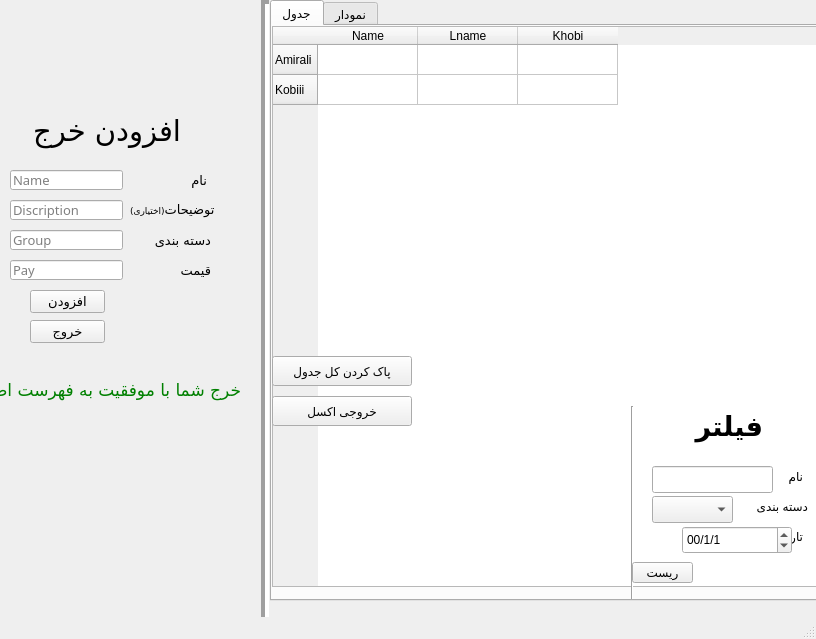
<?xml version="1.0" encoding="UTF-8"?>
<ui version="4.0">
 <class>MainWindow</class>
 <widget class="QMainWindow" name="MainWindow">
  <property name="geometry">
   <rect>
    <x>0</x>
    <y>0</y>
    <width>816</width>
    <height>639</height>
   </rect>
  </property>
  <property name="minimumSize">
   <size>
    <width>816</width>
    <height>639</height>
   </size>
  </property>
  <property name="maximumSize">
   <size>
    <width>816</width>
    <height>639</height>
   </size>
  </property>
  <property name="cursor">
   <cursorShape>PointingHandCursor</cursorShape>
  </property>
  <property name="windowTitle">
   <string>برنامه مدیریت مخارج</string>
  </property>
  <widget class="QWidget" name="centralwidget">
   <widget class="QPushButton" name="add_btn">
    <property name="geometry">
     <rect>
      <x>30</x>
      <y>290</y>
      <width>75</width>
      <height>23</height>
     </rect>
    </property>
    <property name="font">
     <font>
      <family>A Iranian Sans</family>
      <pointsize>10</pointsize>
     </font>
    </property>
    <property name="cursor">
     <cursorShape>PointingHandCursor</cursorShape>
    </property>
    <property name="text">
     <string>افزودن</string>
    </property>
   </widget>
   <widget class="QLineEdit" name="discription_input">
    <property name="geometry">
     <rect>
      <x>10</x>
      <y>200</y>
      <width>113</width>
      <height>20</height>
     </rect>
    </property>
    <property name="font">
     <font>
      <family>A Iranian Sans</family>
      <pointsize>10</pointsize>
     </font>
    </property>
    <property name="placeholderText">
     <string>Discription </string>
    </property>
   </widget>
   <widget class="QLineEdit" name="name_input">
    <property name="geometry">
     <rect>
      <x>10</x>
      <y>170</y>
      <width>113</width>
      <height>20</height>
     </rect>
    </property>
    <property name="font">
     <font>
      <family>A Iranian Sans</family>
      <pointsize>10</pointsize>
     </font>
    </property>
    <property name="placeholderText">
     <string>Name </string>
    </property>
   </widget>
   <widget class="Line" name="line">
    <property name="geometry">
     <rect>
      <x>250</x>
      <y>0</y>
      <width>31</width>
      <height>641</height>
     </rect>
    </property>
    <property name="lineWidth">
     <number>4</number>
    </property>
    <property name="orientation">
     <enum>Qt::Vertical</enum>
    </property>
   </widget>
   <widget class="QLineEdit" name="group_input">
    <property name="geometry">
     <rect>
      <x>10</x>
      <y>230</y>
      <width>113</width>
      <height>20</height>
     </rect>
    </property>
    <property name="font">
     <font>
      <family>A Iranian Sans</family>
      <pointsize>10</pointsize>
     </font>
    </property>
    <property name="placeholderText">
     <string>Group</string>
    </property>
   </widget>
   <widget class="QLineEdit" name="pay_input">
    <property name="geometry">
     <rect>
      <x>10</x>
      <y>260</y>
      <width>113</width>
      <height>20</height>
     </rect>
    </property>
    <property name="font">
     <font>
      <family>A Iranian Sans</family>
      <pointsize>10</pointsize>
     </font>
    </property>
    <property name="placeholderText">
     <string>Pay</string>
    </property>
   </widget>
   <widget class="QLabel" name="label">
    <property name="geometry">
     <rect>
      <x>186</x>
      <y>170</y>
      <width>21</width>
      <height>20</height>
     </rect>
    </property>
    <property name="font">
     <font>
      <family>A Iranian Sans</family>
      <pointsize>10</pointsize>
     </font>
    </property>
    <property name="text">
     <string>نام </string>
    </property>
   </widget>
   <widget class="QLabel" name="label_2">
    <property name="geometry">
     <rect>
      <x>130</x>
      <y>200</y>
      <width>100</width>
      <height>20</height>
     </rect>
    </property>
    <property name="font">
     <font>
      <family>A Iranian Sans</family>
      <pointsize>10</pointsize>
     </font>
    </property>
    <property name="text">
     <string>&lt;html&gt;&lt;head/&gt;&lt;body&gt;&lt;p&gt;توضیحات&lt;span style=&quot; font-size:7pt;&quot;&gt;(اختیاری) &lt;/span&gt;&lt;/p&gt;&lt;/body&gt;&lt;/html&gt;</string>
    </property>
   </widget>
   <widget class="QLabel" name="label_3">
    <property name="geometry">
     <rect>
      <x>140</x>
      <y>230</y>
      <width>71</width>
      <height>20</height>
     </rect>
    </property>
    <property name="font">
     <font>
      <family>A Iranian Sans</family>
      <pointsize>10</pointsize>
     </font>
    </property>
    <property name="text">
     <string>دسته بندی</string>
    </property>
   </widget>
   <widget class="QLabel" name="label_4">
    <property name="geometry">
     <rect>
      <x>170</x>
      <y>260</y>
      <width>41</width>
      <height>20</height>
     </rect>
    </property>
    <property name="font">
     <font>
      <family>A Iranian Sans</family>
      <pointsize>10</pointsize>
     </font>
    </property>
    <property name="text">
     <string>قیمت </string>
    </property>
   </widget>
   <widget class="QPushButton" name="exit_btn">
    <property name="geometry">
     <rect>
      <x>30</x>
      <y>320</y>
      <width>75</width>
      <height>23</height>
     </rect>
    </property>
    <property name="font">
     <font>
      <family>A Iranian Sans</family>
      <pointsize>10</pointsize>
     </font>
    </property>
    <property name="cursor">
     <cursorShape>PointingHandCursor</cursorShape>
    </property>
    <property name="text">
     <string>خروج</string>
    </property>
   </widget>
   <widget class="QLabel" name="add_text_lbl">
    <property name="geometry">
     <rect>
      <x>-10</x>
      <y>100</y>
      <width>191</width>
      <height>61</height>
     </rect>
    </property>
    <property name="font">
     <font>
      <family>A Iranian Sans</family>
      <pointsize>22</pointsize>
     </font>
    </property>
    <property name="text">
     <string>افزودن خرج</string>
    </property>
   </widget>
   <widget class="QLabel" name="label_6">
    <property name="geometry">
     <rect>
      <x>-50</x>
      <y>340</y>
      <width>291</width>
      <height>101</height>
     </rect>
    </property>
    <property name="font">
     <font>
      <family>Lalezar</family>
      <pointsize>13</pointsize>
     </font>
    </property>
    <property name="styleSheet">
     <string notr="true">color:green;
</string>
    </property>
    <property name="text">
     <string>خرج شما با موفقیت به فهرست اضافه شد.</string>
    </property>
   </widget>
   <widget class="QTabWidget" name="tabWidget">
    <property name="geometry">
     <rect>
      <x>270</x>
      <y>0</y>
      <width>551</width>
      <height>601</height>
     </rect>
    </property>
    <property name="tabPosition">
     <enum>QTabWidget::North</enum>
    </property>
    <property name="tabShape">
     <enum>QTabWidget::Rounded</enum>
    </property>
    <property name="currentIndex">
     <number>0</number>
    </property>
    <property name="elideMode">
     <enum>Qt::ElideNone</enum>
    </property>
    <widget class="QWidget" name="table">
     <attribute name="title">
      <string>جدول</string>
     </attribute>
     <widget class="QTableWidget" name="tableWidget">
      <property name="geometry">
       <rect>
        <x>0</x>
        <y>0</y>
        <width>551</width>
        <height>561</height>
       </rect>
      </property>
      <property name="editTriggers">
       <set>QAbstractItemView::DoubleClicked</set>
      </property>
      <row>
       <property name="text">
        <string>Amirali</string>
       </property>
      </row>
      <row>
       <property name="text">
        <string>Kobiii</string>
       </property>
      </row>
      <column>
       <property name="text">
        <string>Name</string>
       </property>
       <property name="icon">
        <iconset>
         <normaloff>icon/name_icon.png</normaloff>icon/name_icon.png</iconset>
       </property>
      </column>
      <column>
       <property name="text">
        <string>Lname</string>
       </property>
      </column>
      <column>
       <property name="text">
        <string>Khobi</string>
       </property>
      </column>
     </widget>
     <widget class="QLabel" name="label_7">
      <property name="geometry">
       <rect>
        <x>490</x>
        <y>370</y>
        <width>61</width>
        <height>71</height>
       </rect>
      </property>
      <property name="text">
       <string/>
      </property>
      <property name="pixmap">
       <pixmap>icon/find.png</pixmap>
      </property>
     </widget>
     <widget class="QLabel" name="search_lbl">
      <property name="geometry">
       <rect>
        <x>370</x>
        <y>360</y>
        <width>121</width>
        <height>81</height>
       </rect>
      </property>
      <property name="font">
       <font>
        <pointsize>20</pointsize>
        <weight>75</weight>
        <bold>true</bold>
       </font>
      </property>
      <property name="text">
       <string>فیلتر</string>
      </property>
     </widget>
     <widget class="Line" name="line_2">
      <property name="geometry">
       <rect>
        <x>350</x>
        <y>380</y>
        <width>20</width>
        <height>201</height>
       </rect>
      </property>
      <property name="styleSheet">
       <string notr="true"/>
      </property>
      <property name="orientation">
       <enum>Qt::Vertical</enum>
      </property>
     </widget>
     <widget class="QLabel" name="date_filter">
      <property name="geometry">
       <rect>
        <x>460</x>
        <y>490</y>
        <width>71</width>
        <height>41</height>
       </rect>
      </property>
      <property name="text">
       <string>تاریخ</string>
      </property>
     </widget>
     <widget class="QLabel" name="Filter_name_lebel">
      <property name="geometry">
       <rect>
        <x>510</x>
        <y>440</y>
        <width>21</width>
        <height>20</height>
       </rect>
      </property>
      <property name="text">
       <string>نام</string>
      </property>
     </widget>
     <widget class="QLabel" name="categoryFilter">
      <property name="geometry">
       <rect>
        <x>470</x>
        <y>470</y>
        <width>66</width>
        <height>20</height>
       </rect>
      </property>
      <property name="text">
       <string>دسته بندی </string>
      </property>
     </widget>
     <widget class="QLineEdit" name="lineEdit">
      <property name="geometry">
       <rect>
        <x>380</x>
        <y>440</y>
        <width>121</width>
        <height>27</height>
       </rect>
      </property>
     </widget>
     <widget class="QComboBox" name="comboBox">
      <property name="geometry">
       <rect>
        <x>380</x>
        <y>470</y>
        <width>81</width>
        <height>27</height>
       </rect>
      </property>
     </widget>
     <widget class="QDateEdit" name="dateEdit">
      <property name="geometry">
       <rect>
        <x>410</x>
        <y>500</y>
        <width>110</width>
        <height>28</height>
       </rect>
      </property>
      <property name="displayFormat">
       <string>yy/M/d</string>
      </property>
     </widget>
     <widget class="QPushButton" name="resetButton">
      <property name="geometry">
       <rect>
        <x>360</x>
        <y>536</y>
        <width>61</width>
        <height>21</height>
       </rect>
      </property>
      <property name="text">
       <string>ریست</string>
      </property>
     </widget>
     <widget class="QPushButton" name="delete_all_btn">
      <property name="geometry">
       <rect>
        <x>0</x>
        <y>330</y>
        <width>140</width>
        <height>30</height>
       </rect>
      </property>
      <property name="styleSheet">
       <string notr="true">border-raduis:10px;
</string>
      </property>
      <property name="text">
       <string>پاک کردن کل جدول</string>
      </property>
      <property name="icon">
       <iconset>
        <normaloff>icon/remove2.png</normaloff>icon/remove2.png</iconset>
      </property>
      <property name="iconSize">
       <size>
        <width>14</width>
        <height>14</height>
       </size>
      </property>
     </widget>
     <widget class="QPushButton" name="excel_export_btn">
      <property name="geometry">
       <rect>
        <x>0</x>
        <y>370</y>
        <width>140</width>
        <height>30</height>
       </rect>
      </property>
      <property name="styleSheet">
       <string notr="true">border-raduis:10px;
</string>
      </property>
      <property name="text">
       <string>خروجی اکسل</string>
      </property>
      <property name="icon">
       <iconset>
        <normaloff>icon/excel.png</normaloff>icon/excel.png</iconset>
      </property>
      <property name="iconSize">
       <size>
        <width>20</width>
        <height>20</height>
       </size>
      </property>
     </widget>
    </widget>
    <widget class="QWidget" name="tab_2">
     <attribute name="title">
      <string>نمودار</string>
     </attribute>
     <widget class="QLabel" name="total_lbl2">
      <property name="geometry">
       <rect>
        <x>355</x>
        <y>50</y>
        <width>171</width>
        <height>51</height>
       </rect>
      </property>
      <property name="text">
       <string>نمایش مجموع بر اساس خرج </string>
      </property>
     </widget>
     <widget class="QComboBox" name="total_combo">
      <property name="geometry">
       <rect>
        <x>270</x>
        <y>60</y>
        <width>86</width>
        <height>27</height>
       </rect>
      </property>
      <item>
       <property name="text">
        <string>ماهانه</string>
       </property>
      </item>
      <item>
       <property name="text">
        <string>روزانه</string>
       </property>
      </item>
      <item>
       <property name="text">
        <string>سالانه</string>
       </property>
      </item>
      <item>
       <property name="text">
        <string>هفتگی </string>
       </property>
      </item>
     </widget>
     <widget class="QLabel" name="total_lbl3">
      <property name="geometry">
       <rect>
        <x>90</x>
        <y>100</y>
        <width>311</width>
        <height>20</height>
       </rect>
      </property>
      <property name="text">
       <string>شما در این هفته ۲۰۰۰ هزار تومان خرج کردید </string>
      </property>
     </widget>
     <widget class="Line" name="line_3">
      <property name="geometry">
       <rect>
        <x>-10</x>
        <y>160</y>
        <width>561</width>
        <height>16</height>
       </rect>
      </property>
      <property name="orientation">
       <enum>Qt::Horizontal</enum>
      </property>
     </widget>
     <widget class="QLabel" name="total_lbl">
      <property name="geometry">
       <rect>
        <x>170</x>
        <y>10</y>
        <width>321</width>
        <height>41</height>
       </rect>
      </property>
      <property name="font">
       <font>
        <pointsize>20</pointsize>
        <weight>75</weight>
        <bold>true</bold>
       </font>
      </property>
      <property name="text">
       <string>نمایش مجموع خرج ها </string>
      </property>
     </widget>
     <widget class="QLabel" name="label_11">
      <property name="geometry">
       <rect>
        <x>490</x>
        <y>0</y>
        <width>61</width>
        <height>60</height>
       </rect>
      </property>
      <property name="text">
       <string/>
      </property>
      <property name="pixmap">
       <pixmap>icon/tota.png</pixmap>
      </property>
     </widget>
     <widget class="QLabel" name="chart_lbl1">
      <property name="geometry">
       <rect>
        <x>160</x>
        <y>170</y>
        <width>321</width>
        <height>41</height>
       </rect>
      </property>
      <property name="font">
       <font>
        <pointsize>20</pointsize>
        <weight>75</weight>
        <bold>true</bold>
       </font>
      </property>
      <property name="text">
       <string>نمایش نمودار </string>
      </property>
     </widget>
     <widget class="QLabel" name="chart_lbl2">
      <property name="geometry">
       <rect>
        <x>360</x>
        <y>210</y>
        <width>171</width>
        <height>51</height>
       </rect>
      </property>
      <property name="text">
       <string>نمایش نمودار بر اساس خرج </string>
      </property>
     </widget>
     <widget class="QComboBox" name="chart_combo">
      <property name="geometry">
       <rect>
        <x>270</x>
        <y>220</y>
        <width>86</width>
        <height>27</height>
       </rect>
      </property>
      <item>
       <property name="text">
        <string>ماهانه</string>
       </property>
      </item>
      <item>
       <property name="text">
        <string>روزانه</string>
       </property>
      </item>
      <item>
       <property name="text">
        <string>سالانه</string>
       </property>
      </item>
      <item>
       <property name="text">
        <string>هفتگی </string>
       </property>
      </item>
     </widget>
     <widget class="QLabel" name="label_12">
      <property name="geometry">
       <rect>
        <x>490</x>
        <y>160</y>
        <width>61</width>
        <height>60</height>
       </rect>
      </property>
      <property name="text">
       <string/>
      </property>
      <property name="pixmap">
       <pixmap>icon/chart_icon.png</pixmap>
      </property>
     </widget>
     <widget class="QLabel" name="chart_lbl2_2">
      <property name="geometry">
       <rect>
        <x>70</x>
        <y>250</y>
        <width>411</width>
        <height>51</height>
       </rect>
      </property>
      <property name="styleSheet">
       <string notr="true">color:red;</string>
      </property>
      <property name="text">
       <string>ابتدا مشخص کنید نمودار بر اساس خرج چه مدتی نمایش داده شود ! </string>
      </property>
     </widget>
     <widget class="QListWidget" name="listWidget">
      <property name="geometry">
       <rect>
        <x>10</x>
        <y>300</y>
        <width>521</width>
        <height>241</height>
       </rect>
      </property>
     </widget>
    </widget>
   </widget>
   <widget class="QLabel" name="add_icon_lbl">
    <property name="geometry">
     <rect>
      <x>200</x>
      <y>100</y>
      <width>91</width>
      <height>61</height>
     </rect>
    </property>
    <property name="text">
     <string/>
    </property>
    <property name="pixmap">
     <pixmap>icon/add_icon.png</pixmap>
    </property>
   </widget>
   <widget class="QLabel" name="info_icon">
    <property name="geometry">
     <rect>
      <x>230</x>
      <y>200</y>
      <width>66</width>
      <height>19</height>
     </rect>
    </property>
    <property name="text">
     <string/>
    </property>
    <property name="pixmap">
     <pixmap>icon/category_icon.png</pixmap>
    </property>
   </widget>
   <widget class="QLabel" name="category_icon">
    <property name="geometry">
     <rect>
      <x>230</x>
      <y>230</y>
      <width>66</width>
      <height>19</height>
     </rect>
    </property>
    <property name="text">
     <string/>
    </property>
    <property name="pixmap">
     <pixmap>icon/group_icon.png</pixmap>
    </property>
   </widget>
   <widget class="QLabel" name="name_icon">
    <property name="geometry">
     <rect>
      <x>230</x>
      <y>170</y>
      <width>20</width>
      <height>19</height>
     </rect>
    </property>
    <property name="text">
     <string/>
    </property>
    <property name="pixmap">
     <pixmap>icon/name_icon.png</pixmap>
    </property>
   </widget>
   <widget class="QLabel" name="price_icon">
    <property name="geometry">
     <rect>
      <x>231</x>
      <y>259</y>
      <width>20</width>
      <height>20</height>
     </rect>
    </property>
    <property name="text">
     <string/>
    </property>
    <property name="pixmap">
     <pixmap>icon/price_icon.png.png</pixmap>
    </property>
   </widget>
  </widget>
  <widget class="QMenuBar" name="menubar">
   <property name="geometry">
    <rect>
     <x>0</x>
     <y>0</y>
     <width>816</width>
     <height>24</height>
    </rect>
   </property>
  </widget>
  <widget class="QStatusBar" name="statusbar"/>
  <action name="action_4">
   <property name="text">
    <string>سلام</string>
   </property>
  </action>
 </widget>
 <resources/>
 <connections>
  <connection>
   <sender>tableWidget</sender>
   <signal>cellClicked(int,int)</signal>
   <receiver>menubar</receiver>
   <slot>close()</slot>
   <hints>
    <hint type="sourcelabel">
     <x>545</x>
     <y>199</y>
    </hint>
    <hint type="destinationlabel">
     <x>407</x>
     <y>11</y>
    </hint>
   </hints>
  </connection>
 </connections>
</ui>
